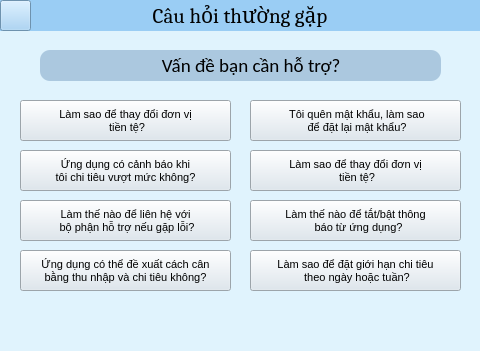
<?xml version="1.0" encoding="UTF-8"?>
<ui version="4.0">
 <class>gdhtcauhoithuonggap</class>
 <widget class="QMainWindow" name="gdhtcauhoithuonggap">
  <property name="geometry">
   <rect>
    <x>0</x>
    <y>0</y>
    <width>480</width>
    <height>351</height>
   </rect>
  </property>
  <property name="windowTitle">
   <string>gdhtcauhoithuonggap</string>
  </property>
  <property name="styleSheet">
   <string notr="true">background-color: rgb(224, 243, 253)</string>
  </property>
  <widget class="QWidget" name="centralwidget">
   <widget class="QLabel" name="lblcauhoithuonggap">
    <property name="geometry">
     <rect>
      <x>0</x>
      <y>0</y>
      <width>480</width>
      <height>31</height>
     </rect>
    </property>
    <property name="font">
     <font>
      <family>Cambria</family>
      <pointsize>16</pointsize>
     </font>
    </property>
    <property name="styleSheet">
     <string notr="true">background-color:rgb(154, 205, 244)</string>
    </property>
    <property name="text">
     <string>&lt;html&gt;&lt;head/&gt;&lt;body&gt;&lt;p&gt;Câu hỏi thường gặp&lt;/p&gt;&lt;/body&gt;&lt;/html&gt;</string>
    </property>
    <property name="alignment">
     <set>Qt::AlignCenter</set>
    </property>
   </widget>
   <widget class="QPushButton" name="btnmuiten">
    <property name="geometry">
     <rect>
      <x>0</x>
      <y>0</y>
      <width>31</width>
      <height>31</height>
     </rect>
    </property>
    <property name="styleSheet">
     <string notr="true">background-color: rgb(154, 205, 244)</string>
    </property>
    <property name="text">
     <string/>
    </property>
    <property name="icon">
     <iconset>
      <normaloff>../Downloads/angle-left.png</normaloff>../Downloads/angle-left.png</iconset>
    </property>
   </widget>
   <widget class="QPushButton" name="btncauhoi1">
    <property name="geometry">
     <rect>
      <x>20</x>
      <y>100</y>
      <width>211</width>
      <height>41</height>
     </rect>
    </property>
    <property name="font">
     <font>
      <pointsize>8</pointsize>
     </font>
    </property>
    <property name="styleSheet">
     <string notr="true">background-color: rgb(218, 229, 238);</string>
    </property>
    <property name="text">
     <string>Làm sao để thay đổi đơn vị 
 tiền tệ?</string>
    </property>
   </widget>
   <widget class="QPushButton" name="btncauhoi2">
    <property name="geometry">
     <rect>
      <x>20</x>
      <y>150</y>
      <width>211</width>
      <height>41</height>
     </rect>
    </property>
    <property name="font">
     <font>
      <pointsize>8</pointsize>
     </font>
    </property>
    <property name="styleSheet">
     <string notr="true">background-color: rgb(218, 229, 238);</string>
    </property>
    <property name="text">
     <string>Ứng dụng có cảnh báo khi  
tôi chi tiêu vượt mức không?</string>
    </property>
   </widget>
   <widget class="QPushButton" name="btncauhoi3">
    <property name="geometry">
     <rect>
      <x>20</x>
      <y>200</y>
      <width>211</width>
      <height>41</height>
     </rect>
    </property>
    <property name="font">
     <font>
      <pointsize>8</pointsize>
     </font>
    </property>
    <property name="styleSheet">
     <string notr="true">background-color: rgb(218, 229, 238);</string>
    </property>
    <property name="text">
     <string>Làm thế nào để liên hệ với 
 bộ phận hỗ trợ nếu gặp lỗi?</string>
    </property>
   </widget>
   <widget class="QPushButton" name="btncauhoi4">
    <property name="geometry">
     <rect>
      <x>20</x>
      <y>250</y>
      <width>211</width>
      <height>41</height>
     </rect>
    </property>
    <property name="font">
     <font>
      <pointsize>8</pointsize>
     </font>
    </property>
    <property name="styleSheet">
     <string notr="true">background-color: rgb(218, 229, 238);</string>
    </property>
    <property name="text">
     <string>Ứng dụng có thể đề xuất cách cân 
bằng thu nhập và chi tiêu không?</string>
    </property>
   </widget>
   <widget class="QPushButton" name="btncauhoi9">
    <property name="geometry">
     <rect>
      <x>250</x>
      <y>250</y>
      <width>211</width>
      <height>41</height>
     </rect>
    </property>
    <property name="font">
     <font>
      <pointsize>8</pointsize>
     </font>
    </property>
    <property name="styleSheet">
     <string notr="true">background-color: rgb(218, 229, 238);</string>
    </property>
    <property name="text">
     <string>Làm sao để đặt giới hạn chi tiêu 
 theo ngày hoặc tuần?</string>
    </property>
   </widget>
   <widget class="QPushButton" name="btncauhoi5">
    <property name="geometry">
     <rect>
      <x>250</x>
      <y>100</y>
      <width>211</width>
      <height>41</height>
     </rect>
    </property>
    <property name="font">
     <font>
      <pointsize>8</pointsize>
     </font>
    </property>
    <property name="styleSheet">
     <string notr="true">background-color: rgb(218, 229, 238);</string>
    </property>
    <property name="text">
     <string> Tôi quên mật khẩu, làm sao 
 để đặt lại mật khẩu?</string>
    </property>
   </widget>
   <widget class="QPushButton" name="btncauhoi7">
    <property name="geometry">
     <rect>
      <x>250</x>
      <y>150</y>
      <width>211</width>
      <height>41</height>
     </rect>
    </property>
    <property name="font">
     <font>
      <pointsize>8</pointsize>
     </font>
    </property>
    <property name="styleSheet">
     <string notr="true">background-color: rgb(218, 229, 238);</string>
    </property>
    <property name="text">
     <string>Làm sao để thay đổi đơn vị 
 tiền tệ?</string>
    </property>
   </widget>
   <widget class="QPushButton" name="btncauhoi8">
    <property name="geometry">
     <rect>
      <x>250</x>
      <y>200</y>
      <width>211</width>
      <height>41</height>
     </rect>
    </property>
    <property name="font">
     <font>
      <pointsize>8</pointsize>
     </font>
    </property>
    <property name="styleSheet">
     <string notr="true">background-color: rgb(218, 229, 238);</string>
    </property>
    <property name="text">
     <string>Làm thế nào để tắt/bật thông 
  báo từ ứng dụng?</string>
    </property>
   </widget>
   <widget class="QLabel" name="lblvande">
    <property name="geometry">
     <rect>
      <x>40</x>
      <y>50</y>
      <width>401</width>
      <height>31</height>
     </rect>
    </property>
    <property name="font">
     <font>
      <family>Calibri</family>
      <pointsize>14</pointsize>
     </font>
    </property>
    <property name="styleSheet">
     <string notr="true">background-color: rgb(171, 200, 223);
border-radius: 10px
</string>
    </property>
    <property name="text">
     <string>     Vấn đề bạn cần hỗ trợ?</string>
    </property>
    <property name="alignment">
     <set>Qt::AlignCenter</set>
    </property>
   </widget>
  </widget>
  <widget class="QMenuBar" name="menubar">
   <property name="geometry">
    <rect>
     <x>0</x>
     <y>0</y>
     <width>480</width>
     <height>18</height>
    </rect>
   </property>
  </widget>
  <widget class="QStatusBar" name="statusbar"/>
 </widget>
 <resources/>
 <connections/>
</ui>
